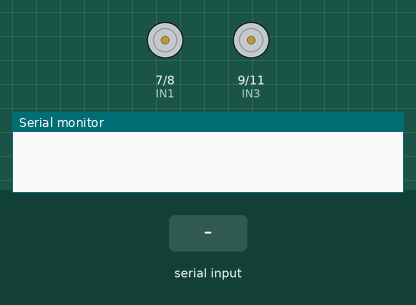
This sketch was run on a simulated Arduino Uno, built with avr-gcc and run on an emulated ATmega328P. On the bench: motor-driver pin pairs drawn as motors (green arrow = first pin HIGH = forward, orange = second pin HIGH = backward, longer = more drive, scaled by the enable pin), the last lines printed to the serial monitor. The inputs (shaded band) are chosen by the test bench.

Above: at 1.2 s.
1.3 s: "90,45\n" received over Serial
At 2.5 s:
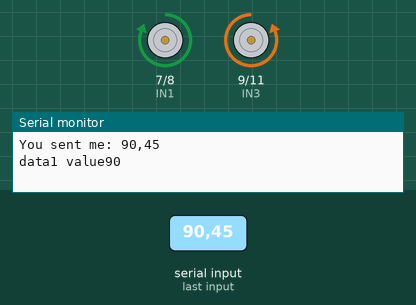
2.8 s: "5\n" received over Serial
Timing chart, 0 to 5.8 s (numbered marks = the images above; inputs shaded):
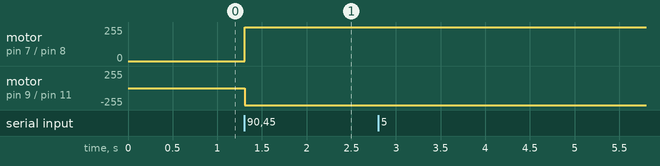

Measured:
- after the input at 1.3 s, motor on pin 7 (IN1) / pin 8 (IN2): stopped → forward 255/255 at once; motor on pin 9 (IN3) / pin 11 (IN4): stopped → backward 255/255 at once

The sketch:

Speed_Control_of_Smart_Car.ino
```cpp
// Acce.ino
#define ENA 5
#define ENB 6
#define IN1 7
#define IN2 8
#define IN3 9
#define IN4 11
int data1=0;

void setup() {
  pinMode(IN1, OUTPUT); pinMode(IN2, OUTPUT);
  pinMode(IN3, OUTPUT); pinMode(IN4, OUTPUT);
  pinMode(ENA, OUTPUT); pinMode(ENB, OUTPUT);
  Serial.begin(9600);
}

void loop() {
  if (Serial.available() > 0) {
    String data = Serial.readStringUntil('\n');
    Serial.print("You sent me: "); Serial.println(data);
    data1=data.toInt();
    Serial.print("data1 value"); Serial.println(data1);
    digitalWrite(ENA, data1); digitalWrite(ENB, data1);
    digitalWrite(IN1, HIGH); digitalWrite(IN2, LOW);
    digitalWrite(IN3, LOW);  digitalWrite(IN4, HIGH);
    delay(500);
  }
}
```
